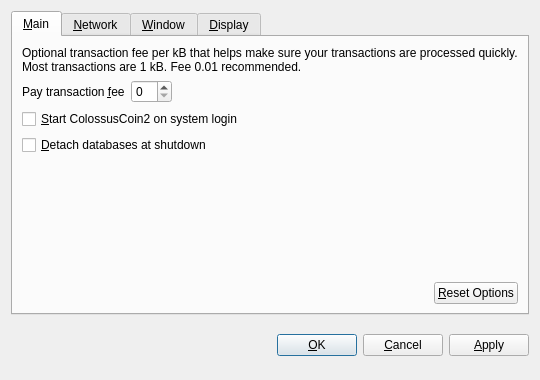
<?xml version="1.0" encoding="UTF-8"?>
<ui version="4.0">
 <class>OptionsDialog</class>
 <widget class="QDialog" name="OptionsDialog">
  <property name="geometry">
   <rect>
    <x>0</x>
    <y>0</y>
    <width>540</width>
    <height>380</height>
   </rect>
  </property>
  <property name="windowTitle">
   <string>Options</string>
  </property>
  <property name="modal">
   <bool>true</bool>
  </property>
  <layout class="QVBoxLayout" name="verticalLayout">
   <item>
    <widget class="QTabWidget" name="tabWidget">
     <property name="tabPosition">
      <enum>QTabWidget::North</enum>
     </property>
     <property name="currentIndex">
      <number>0</number>
     </property>
     <widget class="QWidget" name="tabMain">
      <attribute name="title">
       <string>&amp;Main</string>
      </attribute>
      <layout class="QVBoxLayout" name="verticalLayout_Main">
       <item>
        <widget class="QLabel" name="transactionFeeInfoLabel">
         <property name="text">
          <string>Optional transaction fee per kB that helps make sure your transactions are processed quickly. Most transactions are 1 kB. Fee 0.01 recommended.</string>
         </property>
         <property name="textFormat">
          <enum>Qt::PlainText</enum>
         </property>
         <property name="wordWrap">
          <bool>true</bool>
         </property>
        </widget>
       </item>
       <item>
        <layout class="QHBoxLayout" name="horizontalLayout_Main">
         <item>
          <widget class="QLabel" name="transactionFeeLabel">
           <property name="text">
            <string>Pay transaction &amp;fee</string>
           </property>
           <property name="textFormat">
            <enum>Qt::PlainText</enum>
           </property>
           <property name="buddy">
            <cstring>transactionFee</cstring>
           </property>
          </widget>
         </item>
         <item>
          <widget class="BitcoinAmountField" name="transactionFee"/>
         </item>
         <item>
          <spacer name="horizontalSpacer_Main">
           <property name="orientation">
            <enum>Qt::Horizontal</enum>
           </property>
           <property name="sizeHint" stdset="0">
            <size>
             <width>40</width>
             <height>20</height>
            </size>
           </property>
          </spacer>
         </item>
        </layout>
       </item>
       <item>
        <widget class="QCheckBox" name="bitcoinAtStartup">
         <property name="toolTip">
          <string>Automatically start ColossusCoin2 after logging in to the system.</string>
         </property>
         <property name="text">
          <string>&amp;Start ColossusCoin2 on system login</string>
         </property>
        </widget>
       </item>
       <item>
        <widget class="QCheckBox" name="detachDatabases">
         <property name="toolTip">
          <string>Detach block and address databases at shutdown. This means they can be moved to another data directory, but it slows down shutdown. The wallet is always detached.</string>
         </property>
         <property name="text">
          <string>&amp;Detach databases at shutdown</string>
         </property>
        </widget>
       </item>
       <item>
        <spacer name="verticalSpacer_Main">
         <property name="orientation">
          <enum>Qt::Vertical</enum>
         </property>
         <property name="sizeHint" stdset="0">
          <size>
           <width>20</width>
           <height>40</height>
          </size>
         </property>
        </spacer>
       </item>
       <item>
        <layout class="QHBoxLayout" name="horizontalLayout_2_Main">
         <item>
          <spacer name="horizontalSpacer_2_Main">
           <property name="orientation">
            <enum>Qt::Horizontal</enum>
           </property>
           <property name="sizeHint" stdset="0">
            <size>
             <width>40</width>
             <height>20</height>
            </size>
           </property>
          </spacer>
         </item>
         <item>
          <widget class="QPushButton" name="resetButton">
           <property name="toolTip">
            <string>Reset all client options to default.</string>
           </property>
           <property name="text">
            <string>&amp;Reset Options</string>
           </property>
           <property name="autoDefault">
            <bool>false</bool>
           </property>
          </widget>
         </item>
        </layout>
       </item>
      </layout>
     </widget>
     <widget class="QWidget" name="tabNetwork">
      <attribute name="title">
       <string>&amp;Network</string>
      </attribute>
      <layout class="QVBoxLayout" name="verticalLayout_Network">
       <item>
        <widget class="QCheckBox" name="mapPortUpnp">
         <property name="toolTip">
          <string>Automatically open the ColossusCoin2 client port on the router. This only works when your router supports UPnP and it is enabled.</string>
         </property>
         <property name="text">
          <string>Map port using &amp;UPnP</string>
         </property>
        </widget>
       </item>
       <item>
        <widget class="QCheckBox" name="connectSocks">
         <property name="toolTip">
          <string>Connect to the ColossusCoin2 network through a SOCKS proxy (e.g. when connecting through Tor).</string>
         </property>
         <property name="text">
          <string>&amp;Connect through SOCKS proxy:</string>
         </property>
        </widget>
       </item>
       <item>
        <layout class="QHBoxLayout" name="horizontalLayout_Network">
         <item>
          <widget class="QLabel" name="proxyIpLabel">
           <property name="text">
            <string>Proxy &amp;IP:</string>
           </property>
           <property name="textFormat">
            <enum>Qt::PlainText</enum>
           </property>
           <property name="buddy">
            <cstring>proxyIp</cstring>
           </property>
          </widget>
         </item>
         <item>
          <widget class="QValidatedLineEdit" name="proxyIp">
           <property name="maximumSize">
            <size>
             <width>140</width>
             <height>16777215</height>
            </size>
           </property>
           <property name="toolTip">
            <string>IP address of the proxy (e.g. 127.0.0.1)</string>
           </property>
          </widget>
         </item>
         <item>
          <widget class="QLabel" name="proxyPortLabel">
           <property name="text">
            <string>&amp;Port:</string>
           </property>
           <property name="textFormat">
            <enum>Qt::PlainText</enum>
           </property>
           <property name="buddy">
            <cstring>proxyPort</cstring>
           </property>
          </widget>
         </item>
         <item>
          <widget class="QLineEdit" name="proxyPort">
           <property name="maximumSize">
            <size>
             <width>55</width>
             <height>16777215</height>
            </size>
           </property>
           <property name="toolTip">
            <string>Port of the proxy (e.g. 9050)</string>
           </property>
          </widget>
         </item>
         <item>
          <widget class="QLabel" name="socksVersionLabel">
           <property name="text">
            <string>SOCKS &amp;Version:</string>
           </property>
           <property name="textFormat">
            <enum>Qt::PlainText</enum>
           </property>
           <property name="buddy">
            <cstring>socksVersion</cstring>
           </property>
          </widget>
         </item>
         <item>
          <widget class="QValueComboBox" name="socksVersion">
           <property name="toolTip">
            <string>SOCKS version of the proxy (e.g. 5)</string>
           </property>
          </widget>
         </item>
         <item>
          <spacer name="horizontalSpacer_Network">
           <property name="orientation">
            <enum>Qt::Horizontal</enum>
           </property>
           <property name="sizeHint" stdset="0">
            <size>
             <width>40</width>
             <height>20</height>
            </size>
           </property>
          </spacer>
         </item>
        </layout>
       </item>
       <item>
        <spacer name="verticalSpacer_Network">
         <property name="orientation">
          <enum>Qt::Vertical</enum>
         </property>
         <property name="sizeHint" stdset="0">
          <size>
           <width>20</width>
           <height>40</height>
          </size>
         </property>
        </spacer>
       </item>
      </layout>
     </widget>
     <widget class="QWidget" name="tabWindow">
      <attribute name="title">
       <string>&amp;Window</string>
      </attribute>
      <layout class="QVBoxLayout" name="verticalLayout_Window">
       <item>
        <widget class="QCheckBox" name="minimizeToTray">
         <property name="toolTip">
          <string>Show only a tray icon after minimizing the window.</string>
         </property>
         <property name="text">
          <string>&amp;Minimize to the tray instead of the taskbar</string>
         </property>
        </widget>
       </item>
       <item>
        <widget class="QCheckBox" name="minimizeOnClose">
         <property name="toolTip">
          <string>Minimize instead of exit the application when the window is closed. When this option is enabled, the application will be closed only after selecting Quit in the menu.</string>
         </property>
         <property name="text">
          <string>M&amp;inimize on close</string>
         </property>
        </widget>
       </item>
       <item>
        <spacer name="verticalSpacer_Window">
         <property name="orientation">
          <enum>Qt::Vertical</enum>
         </property>
         <property name="sizeHint" stdset="0">
          <size>
           <width>20</width>
           <height>40</height>
          </size>
         </property>
        </spacer>
       </item>
      </layout>
     </widget>
     <widget class="QWidget" name="tabDisplay">
      <attribute name="title">
       <string>&amp;Display</string>
      </attribute>
      <layout class="QVBoxLayout" name="verticalLayout_Display">
       <item>
        <layout class="QHBoxLayout" name="horizontalLayout_1_Display">
         <item>
          <widget class="QLabel" name="langLabel">
           <property name="text">
            <string>User Interface &amp;language:</string>
           </property>
           <property name="textFormat">
            <enum>Qt::PlainText</enum>
           </property>
           <property name="buddy">
            <cstring>lang</cstring>
           </property>
          </widget>
         </item>
         <item>
          <widget class="QValueComboBox" name="lang">
           <property name="toolTip">
            <string>The user interface language can be set here. This setting will take effect after restarting ColossusCoin2.</string>
           </property>
          </widget>
         </item>
        </layout>
       </item>
       <item>
        <layout class="QHBoxLayout" name="horizontalLayout_2_Display">
         <item>
          <widget class="QLabel" name="unitLabel">
           <property name="text">
            <string>&amp;Unit to show amounts in:</string>
           </property>
           <property name="textFormat">
            <enum>Qt::PlainText</enum>
           </property>
           <property name="buddy">
            <cstring>unit</cstring>
           </property>
          </widget>
         </item>
         <item>
          <widget class="QValueComboBox" name="unit">
           <property name="toolTip">
            <string>Choose the default subdivision unit to show in the interface and when sending coins.</string>
           </property>
          </widget>
         </item>
        </layout>
       </item>
       <item>
        <widget class="QCheckBox" name="displayAddresses">
         <property name="toolTip">
          <string>Whether to show ColossusCoin2 addresses in the transaction list or not.</string>
         </property>
         <property name="text">
          <string>&amp;Display addresses in transaction list</string>
         </property>
        </widget>
       </item>
       <item>
        <widget class="QCheckBox" name="coinControlFeatures">
         <property name="toolTip">
          <string>Whether to show coin control features or not.</string>
         </property>
         <property name="text">
          <string>Display coin &amp;control features (experts only!)</string>
         </property>
        </widget>
       </item>
       <item>
        <spacer name="verticalSpacer_Display">
         <property name="orientation">
          <enum>Qt::Vertical</enum>
         </property>
         <property name="sizeHint" stdset="0">
          <size>
           <width>20</width>
           <height>40</height>
          </size>
         </property>
        </spacer>
       </item>
      </layout>
     </widget>
    </widget>
   </item>
   <item>
    <layout class="QHBoxLayout" name="horizontalLayout_Buttons">
     <item>
      <spacer name="horizontalSpacer_1">
       <property name="orientation">
        <enum>Qt::Horizontal</enum>
       </property>
       <property name="sizeHint" stdset="0">
        <size>
         <width>40</width>
         <height>48</height>
        </size>
       </property>
      </spacer>
     </item>
     <item>
      <widget class="QLabel" name="statusLabel">
       <property name="font">
        <font>
         <weight>75</weight>
         <bold>true</bold>
        </font>
       </property>
       <property name="text">
        <string/>
       </property>
       <property name="textFormat">
        <enum>Qt::PlainText</enum>
       </property>
       <property name="wordWrap">
        <bool>true</bool>
       </property>
      </widget>
     </item>
     <item>
      <spacer name="horizontalSpacer_2">
       <property name="orientation">
        <enum>Qt::Horizontal</enum>
       </property>
       <property name="sizeHint" stdset="0">
        <size>
         <width>40</width>
         <height>48</height>
        </size>
       </property>
      </spacer>
     </item>
     <item>
      <widget class="QPushButton" name="okButton">
       <property name="text">
        <string>&amp;OK</string>
       </property>
      </widget>
     </item>
     <item>
      <widget class="QPushButton" name="cancelButton">
       <property name="text">
        <string>&amp;Cancel</string>
       </property>
       <property name="autoDefault">
        <bool>false</bool>
       </property>
      </widget>
     </item>
     <item>
      <widget class="QPushButton" name="applyButton">
       <property name="text">
        <string>&amp;Apply</string>
       </property>
       <property name="autoDefault">
        <bool>false</bool>
       </property>
      </widget>
     </item>
    </layout>
   </item>
  </layout>
 </widget>
 <customwidgets>
  <customwidget>
   <class>QValueComboBox</class>
   <extends>QComboBox</extends>
   <header>qvaluecombobox.h</header>
  </customwidget>
  <customwidget>
   <class>BitcoinAmountField</class>
   <extends>QSpinBox</extends>
   <header>bitcoinamountfield.h</header>
  </customwidget>
  <customwidget>
   <class>QValidatedLineEdit</class>
   <extends>QLineEdit</extends>
   <header>qvalidatedlineedit.h</header>
  </customwidget>
 </customwidgets>
 <resources/>
 <connections/>
</ui>
